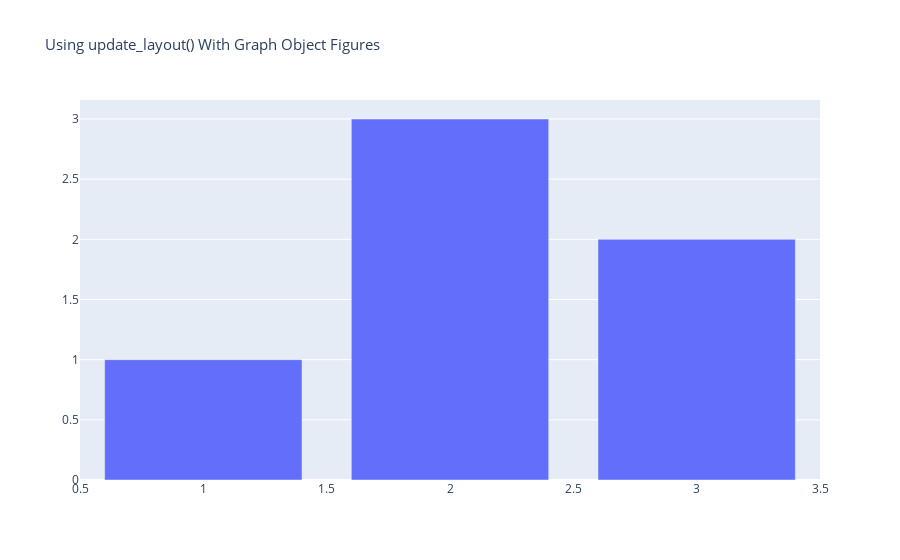

The notebook cell this image was saved under:
### Markdown cell above
### - update_layout() 

`fig.update_layout(업데이트 내용)`

update_layout() 함수를 사용하면 그래프 사이즈, 제목 및 텍스트, 글꼴크기 와 같은 Trace 외적인 그래프 요소를 업데이트 가능

### Code cell
'''update_layout() 를 활용하여 타이틀을 추가'''

#그래프 생성
fig = go.Figure(data=go.Bar(x=[1, 2, 3], y=[1, 3, 2]))

# 타이틀 추가하기
fig.update_layout(title_text="Using update_layout() With Graph Object Figures",title_font_size=15)

fig.show()

### Figure 1 — Plotly figure (JSON) as saved in the notebook; plotly's stock layout.template omitted (floating-point values rounded to 4 significant figures)
{"data": [{"type": "bar", "x": [1, 2, 3], "y": [1, 3, 2]}], "layout": {"title": {"font": {"size": 15}, "text": "Using update_layout() With Graph Object Figures"}}}
